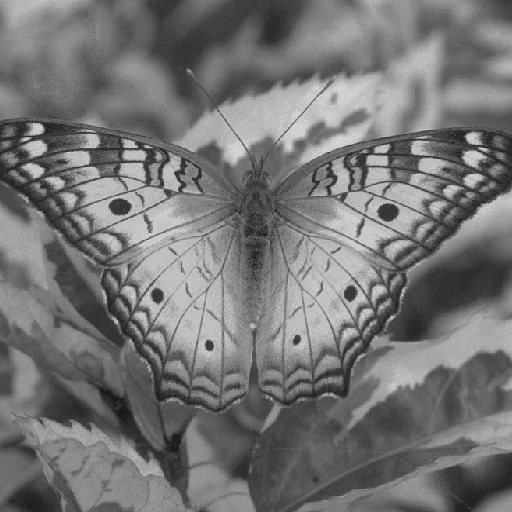
#> input picture MC920/miguel_ra174847_Trabalho2/butterfly.png, 512 x 512 px
$ jupyter execute trabalho2_ra174847_mc920.ipynb
#> lines starting #> are read from the running program, lines starting #| are printed output that depends on the picture
[cell 1]
# TRABALHO 2 DE MC920

# ALUNO: Miguel Augusto Silva Guida   RA: 174847


import cv2
import numpy as np
import matplotlib.pyplot as plt


imgcv = cv2.imread('butterfly.png', cv2.IMREAD_GRAYSCALE)
#> imgcv is the input picture: shape (512, 512); min 27, max 212, mean 116.8

# Criacao das mascaras.
h1 = np.array([[0, 0, -1, 0, 0], [0, -1, -2, -1, 0], [-1, -2, 16, -2, -1],[0, -1, -2, -1, 0], [0, 0, -1, 0, 0]])
h2 = np.array([[1, 4, 6, 4, 1], [4, 16, 24, 16, 4], [6, 24, 36, 24, 6], [4, 16, 24, 16, 4], [1, 4, 6, 4, 1]])
h3 = np.array([[-1, 0, 1], [-2, 0, 2], [-1, 0, 1]])
h4 = np.array([[-1, -2, -1], [0, 0, 0], [1, 2, 1]])
h5 = np.array([[-1, -1, -1], [-1, 8, -1], [-1, -1, -1]])
h6 = np.array([[1, 1, 1], [1, 1, 1], [1, 1, 1]])
h7 = np.array([[-1, -1, 2], [-1, 2, -1], [2, -1, -1]])
h8 = np.array([[2, -1, -1], [-1, 2, -1], [-1, -1, 2]])


h2 = h2/256
h6 = h6/9

#Rotaciona mascaras em 180 graus para aplicar a convolucao.
h1 = np.flip(h1)
h2 = np.flip(h2)
h3 = np.flip(h3)
h4 = np.flip(h4)
h5 = np.flip(h5)
h6 = np.flip(h6)
h7 = np.flip(h7)
h8 = np.flip(h8)

# Aplica a convolucao das mascaras na imagem. Armazena as imagens resultantes nas variaveis.
cc1 = cv2.filter2D(imgcv,-1, h1)
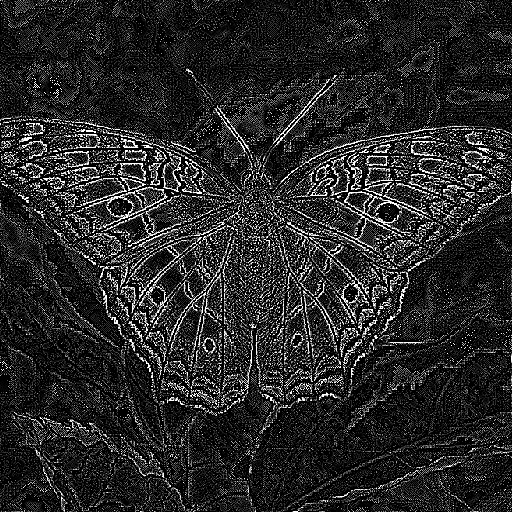
#> cc1: shape (512, 512); min 0, max 255, mean 40.6
cc2 = cv2.filter2D(imgcv,-1, h2)
cc3 = cv2.filter2D(imgcv,-1, h3)
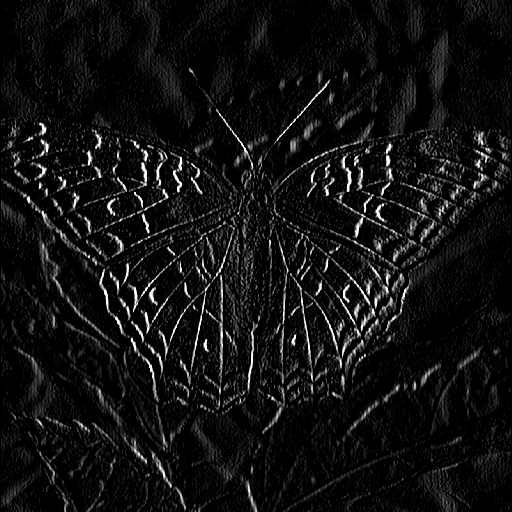
#> cc3: shape (512, 512); min 0, max 255, mean 17.2
cc4 = cv2.filter2D(imgcv,-1, h4)
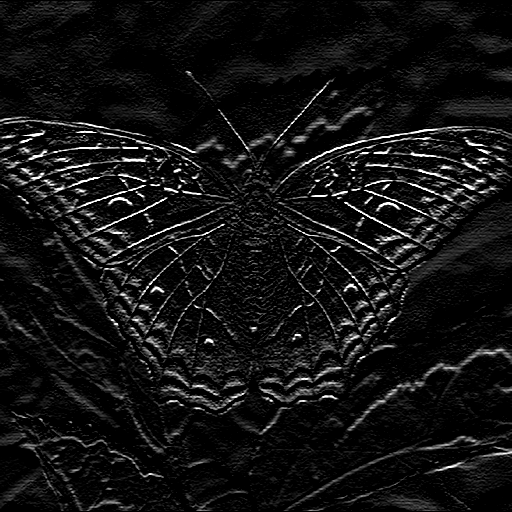
#> cc4: shape (512, 512); min 0, max 255, mean 18.9
cc5 = cv2.filter2D(imgcv,-1, h5)
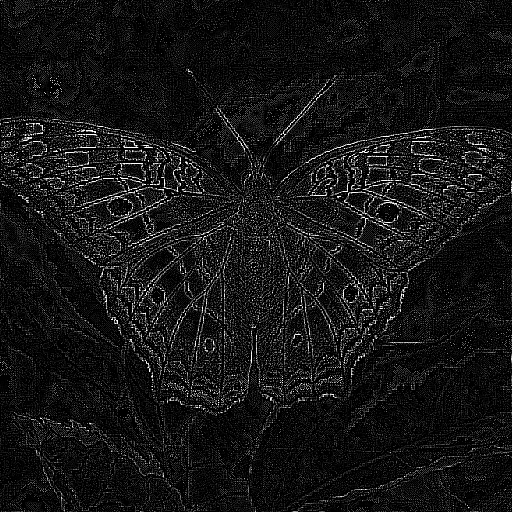
#> cc5: shape (512, 512); min 0, max 255, mean 21.5
cc6 = cv2.filter2D(imgcv,-1, h6)
cc7 = cv2.filter2D(imgcv,-1, h7)
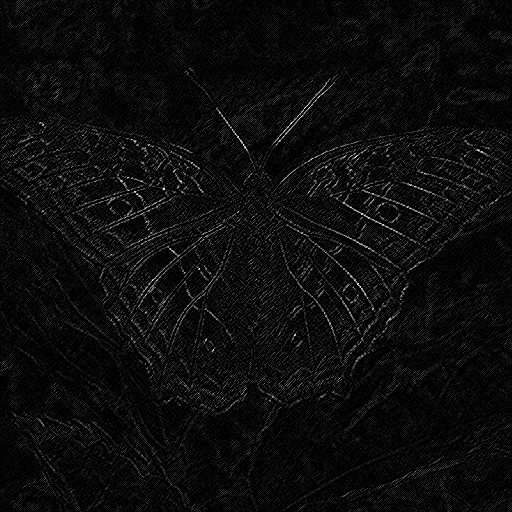
#> cc7: shape (512, 512); min 0, max 255, mean 11.4
cc8 = cv2.filter2D(imgcv,-1, h8)
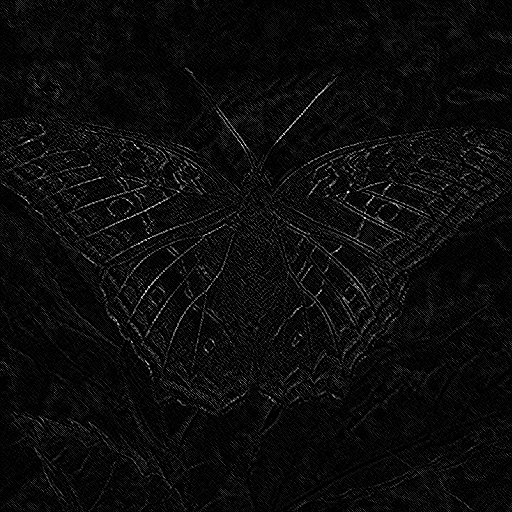
#> cc8: shape (512, 512); min 0, max 255, mean 11.3


# Operacoes nas imagens resultantes de h3 e h4 para formar o h9.
ratio3 = 1/np.max(cc3)
#> ratio3 = 0.00392
a3 = np.max(cc3)
#> a3 = 255
ratio4 = 1/np.max(cc4)
#> ratio4 = 0.00392
a4 = np.max(cc4)
#> a4 = 255
cc33 = np.floor(np.multiply(cc3*ratio3,cc3*ratio3)* a3)
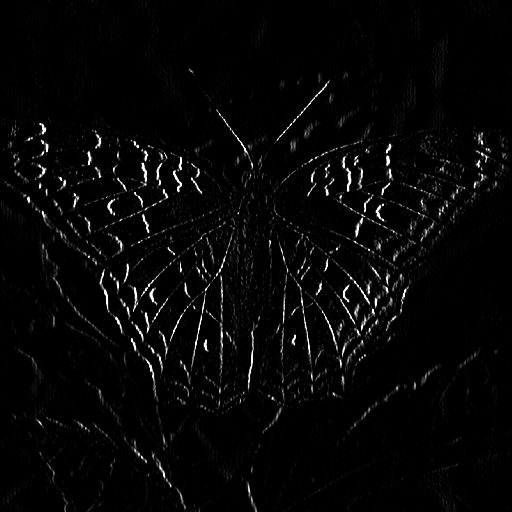
#> cc33: shape (512, 512) float64; min 0, max 255, mean 6.5
cc44 = np.floor(np.multiply(cc4*ratio4,cc4*ratio4)* a4)
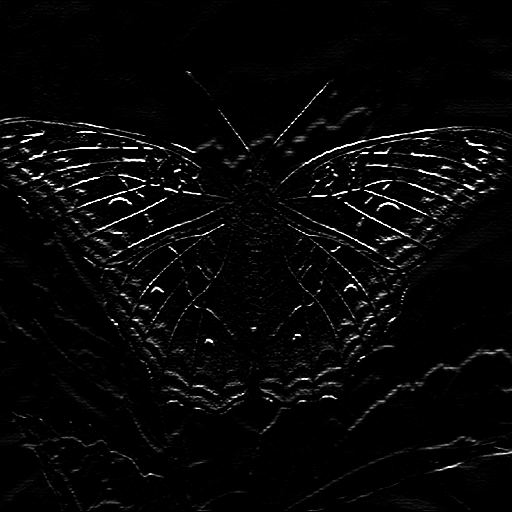
#> cc44: shape (512, 512) float64; min 0, max 255, mean 7.4

# Calcura a raiz da soma dos quadrados.
cc9 = np.floor(np.sqrt(cc33+cc44))
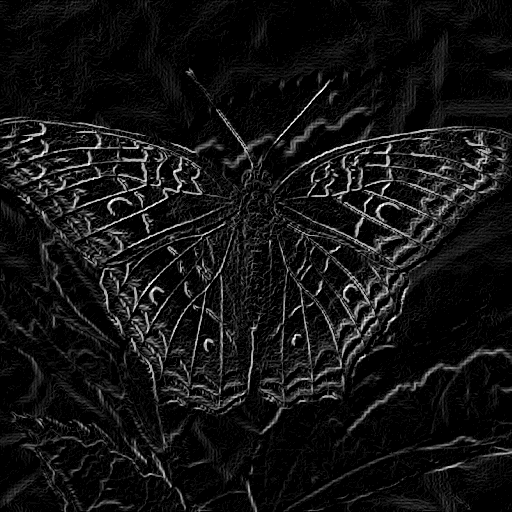
#> cc9: shape (512, 512) float64; min 0, max 22, mean 1.7; drawn with min black and max white

# Normaliza a imagem.
cc9 = np.floor(cc9*(255/np.max(cc9)))


plt.imshow(cc1, cmap='gray')
plt.show()
plt.imshow(cc2, cmap='gray')
plt.show()
plt.imshow(cc3, cmap='gray')
plt.show()
plt.imshow(cc4, cmap='gray')
plt.show()
plt.imshow(cc5, cmap='gray')
plt.show()
plt.imshow(cc6, cmap='gray')
plt.show()
plt.imshow(cc7, cmap='gray')
plt.show()
plt.imshow(cc8, cmap='gray')
plt.show()

cv2.imwrite('butterflyh1.png', cc1)
cv2.imwrite('butterflyh2.png', cc2)
cv2.imwrite('butterflyh3.png', cc3)
cv2.imwrite('butterflyh4.png', cc4)
cv2.imwrite('butterflyh5.png', cc5)
cv2.imwrite('butterflyh6.png', cc6)
cv2.imwrite('butterflyh7.png', cc7)
cv2.imwrite('butterflyh8.png', cc8)
cv2.imwrite('butterflyh9.png', cc9)
#> Out = True

$ run again, with MC920/miguel_ra174847_Trabalho2/baboon.png copied over MC920/miguel_ra174847_Trabalho2/butterfly.png
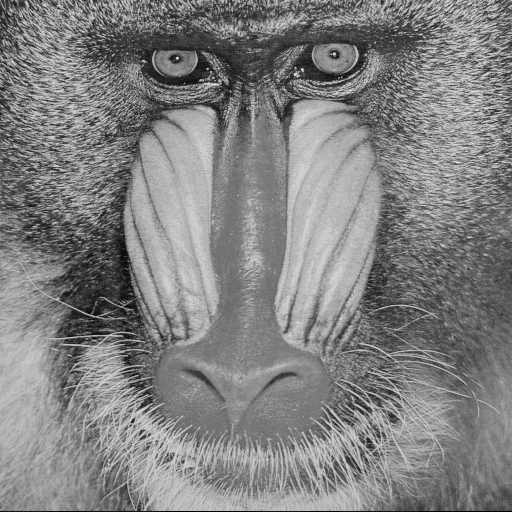
#> input picture MC920/miguel_ra174847_Trabalho2/baboon.png, 512 x 512 px
#> imgcv is the input picture: shape (512, 512); min 0, max 230, mean 129.1
#> `cc8 = cv2.filter2D(imgcv,-1, h8)`:
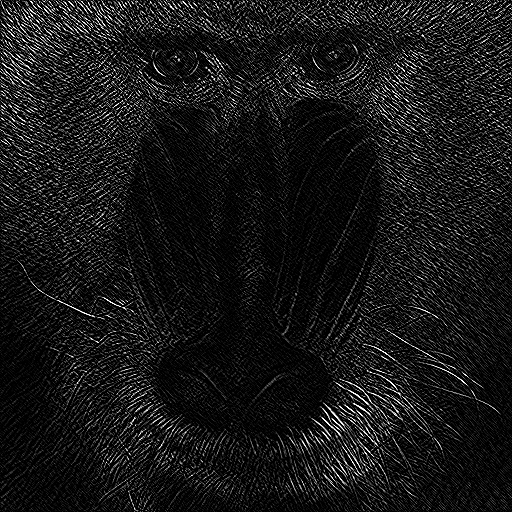
#> cc8: shape (512, 512); min 0, max 255, mean 24.2
#> ratio3 = 0.00392
#> a3 = 255
#> ratio4 = 0.00392
#> a4 = 255
#> `cc9 = np.floor(np.sqrt(cc33+cc44))`:
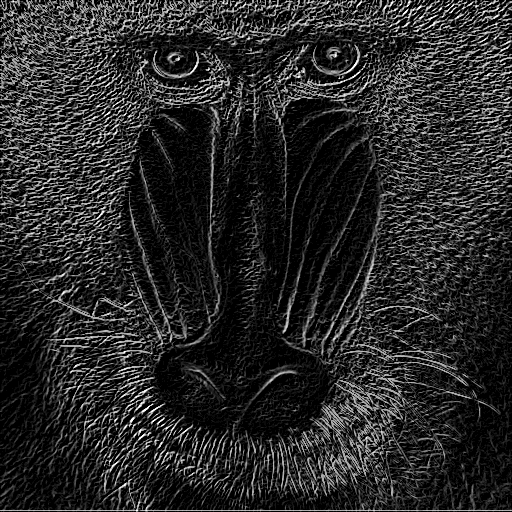
#> cc9: shape (512, 512) float64; min 0, max 22, mean 3.5; drawn with min black and max white
#> Out = True
